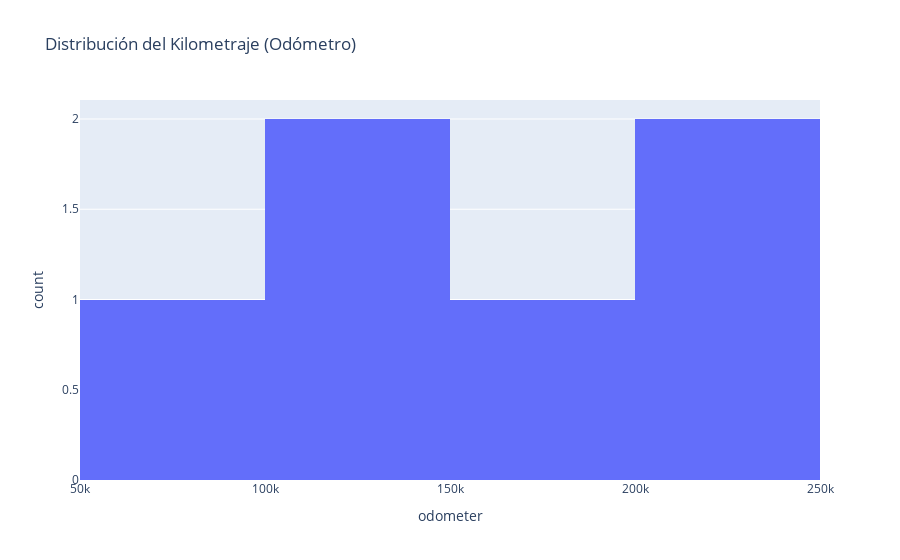

Notebook source saved alongside this figure:
### Code cell
fig_hist = px.histogram(df, x='odometer', title='Distribución del Kilometraje (Odómetro)')
fig_hist

### Figure 1 — Plotly figure (JSON) as saved in the notebook; plotly's stock layout.template omitted (floating-point values rounded to 4 significant figures)
{"data": [{"bingroup": "x", "hovertemplate": "odometer=%{x}<br>count=%{y}<extra></extra>", "legendgroup": "", "marker": {"color": "#636efa", "pattern": {"shape": ""}}, "name": "", "orientation": "v", "showlegend": false, "type": "histogram", "x": [145000.0, 186000.0, 201000.0, 201000.0, 80000.0, 130000.0], "xaxis": "x", "yaxis": "y"}], "layout": {"barmode": "relative", "legend": {"tracegroupgap": 0}, "title": {"text": "Distribución del Kilometraje (Odómetro)"}, "xaxis": {"anchor": "y", "domain": [0, 1], "title": {"text": "odometer"}}, "yaxis": {"anchor": "x", "domain": [0, 1], "title": {"text": "count"}}}}
